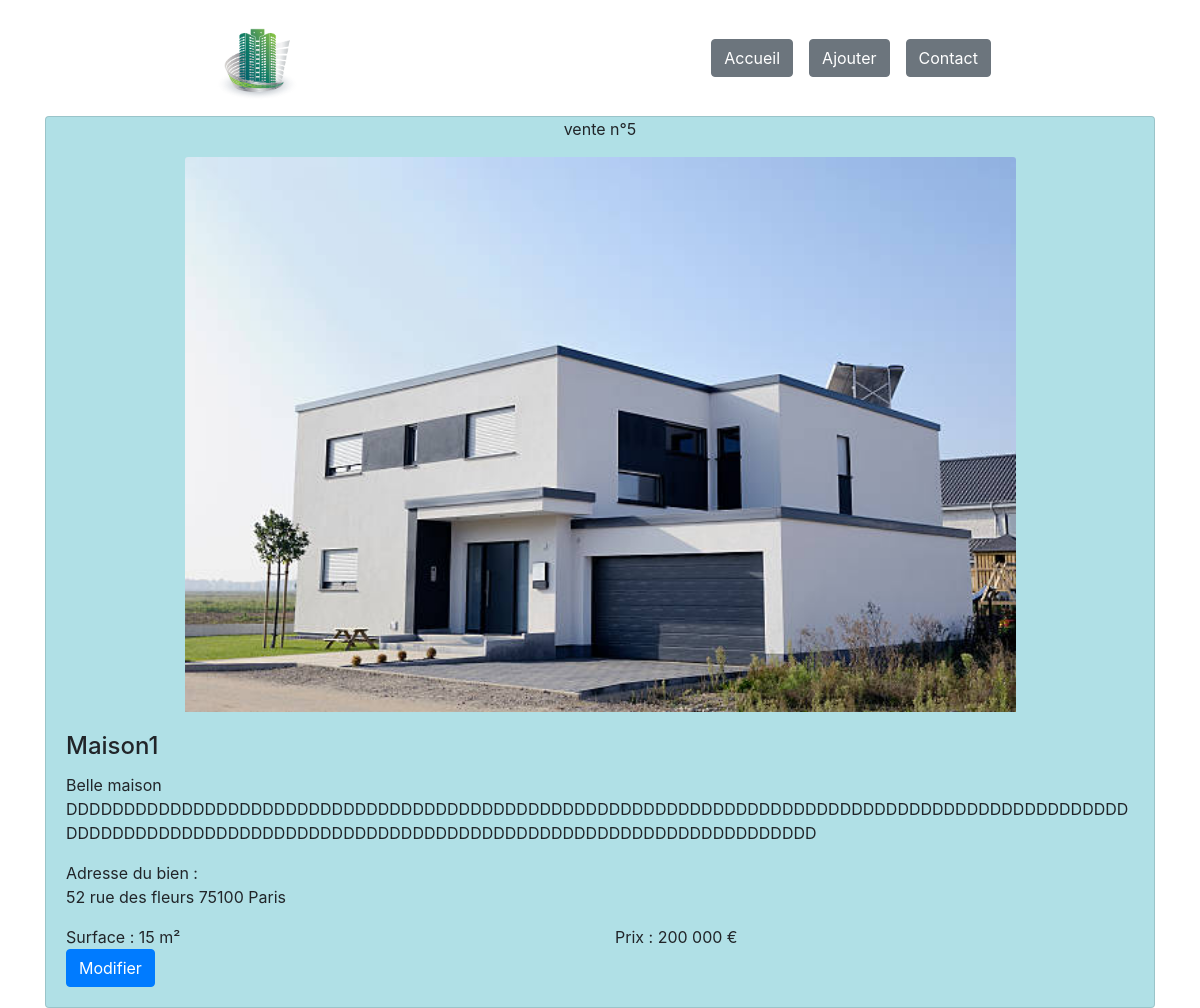
The app's page /showDetails.php?id=5 with its own data.
### tables this page shows
CREATE TABLE `logement` (
  `id_logement` int(11) NOT NULL,
  `titre` varchar(10) NOT NULL,
  `adresse` text NOT NULL,
  `ville` varchar(50) NOT NULL,
  `cp` int(5) NOT NULL,
  `surface` int(20) NOT NULL,
  `prix` int(20) NOT NULL,
  `photo` varchar(100) DEFAULT NULL,
  `type` varchar(10) NOT NULL,
  `description` text NOT NULL
);

### fonctions.php (called while the page is built, shortened)
<?php
function connexion()
{
    try {
        $options = [PDO::ATTR_ERRMODE, PDO::ERRMODE_EXCEPTION];
        $db = new PDO('mysql:host='.HOST.';dbname='.BDD, LOGIN, PWD, $options);
        return $db;
    } catch (PDOException $e) {
        echo $e->getMessage();
        die();
    }
}
function getHousing($id)
{
    $db = connexion();
    $id = $db->quote($id);
    $sql = "SELECT * FROM logement WHERE id_logement=$id";
    try {
        $query = $db->query($sql);
        $logement = $query->fetch(PDO::FETCH_ASSOC);
        return $logement;
    } catch (PDOException $e) {
        return false;
    }
}

### showDetails.php (the view, shortened to what this page needs)
<?php
require_once 'fonctions.php';
?>
<!DOCTYPE html>
<html lang="fr">
    <?php
$id = (isset($_GET['id']) ? $_GET['id'] : '');
$logement = getHousing($id);
    ?>
    <head>
        <?php
       include 'elements/head.php';
    ?>
    </head>
    <body>
        <header>
            <?php
include 'elements/main_menu.php';
?>
        </header>
        <div class="container">
            <div class="card <?php echo $logement['type'] == 'Vente' ? 'card-sell' : 'card-rent'; ?>">
                <p class="text-center"><?php echo $logement['type'].' n°'.$logement['id_logement']; ?></p>
                <?php if ($logement['photo'] !== null) { ?>
                <img class="card-img-top" src="img/<?php echo $logement['photo']; ?>"
                    alt="<?php echo $logement['titre']; ?>">
                <?php
                } else {  ?>
                <h3 class="text-center">Pas de photo disponible</h3>
                <?php  } ?>
                <div class="card-body">
                    <h4 class="card-title"><?php echo $logement['titre']; ?></h4>
                    <p class="card-text"><?php echo $logement['description']; ?></p>
                    <p class="card-text">Adresse du bien :
                        <br> <?php echo $logement['adresse'].' '.$logement['cp'].' '.$logement['ville']; ?>
                    </p>
                    <div class="row">
                        <div class="col-6">
                            <p class="card-text">Surface :
                                <?php echo number_format($logement['surface'], 0, ',', ' '); ?> m²</p>
                        </div>
                        <div class="col-6">
                            <p class="card-text">Prix :
                                <?php echo number_format($logement['prix'], 0, ',', ' ').' €'; echo $logement['type'] == 'Location' ? ' / par mois' : ''; ?>
                            </p>
                        </div>
                    </div>
                    <a href="#" class="btn btn-primary">Modifier</a>
                </div>
            </div>
        </div>
    </body>
</html>

### elements/head.php (shortened to what this page needs)
<link rel="stylesheet" href="css_files/bootstrap.min.css">
<link rel="stylesheet" href="css_files/style.css">

### elements/main_menu.php
<nav class="navbar navbar-expand">
    <div class="container-fluid barre d-flex flex-wrap justify-content-center justify-content-md-around">
        <a class="navbar-brand">
            <img class="logo" src="img/logo.png" alt="logo">
        </a>
        <ul class="navbar-nav">
            <li class="nav-item mr-2">
                <a class="btn btn-secondary" href="./home.php" class="nav-link">Accueil</a>
            </li>
            <li class="nav-item mx-2">
                <a class="btn btn-secondary" href="./addHousing.php" class="nav-link">Ajouter</a>
            </li>
            <li class="nav-item ml-2">
                <a class="btn btn-secondary" href="#" class="nav-link">Contact</a>
            </li>
        </ul>
    </div>
</nav>

### css_files/style.css (style rules this page uses)
.logo { width: 100px; }
.card-rent { background-color: powderblue; }
.card-img-top { width: 75%; margin: auto; }

### records on screen
logement: type "vente", id_logement "5", photo (picture), titre "Maison1", description "Belle maison DDDDDDDDDDDDDDDDDDDDDDDDDDDDDDDDDDDDDDDDDDDDDDDDDDDDDDDDDDDDDDDDDDDDDDDDDDDDDDDDDDDDDDDDDDDDDDDDDDDDDDDDDDDDDDDDDDDDDDDDDDDDDDDDDDDDDDDDDDDDDDDDDDDDDDDDDDDDD", adresse "52 rue des fleurs", cp "75100", ville "Paris", surface "15", prix "200 000"
